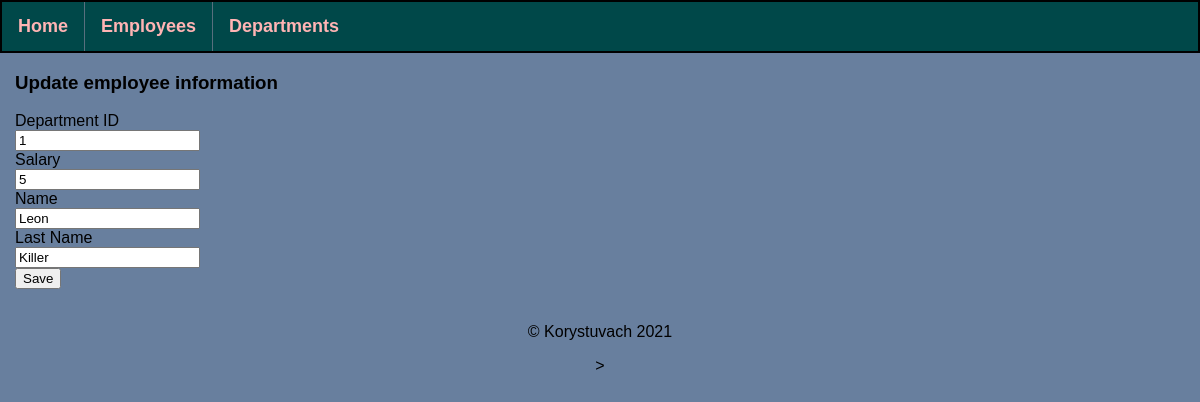
The app's page /employees/1/update, older data.
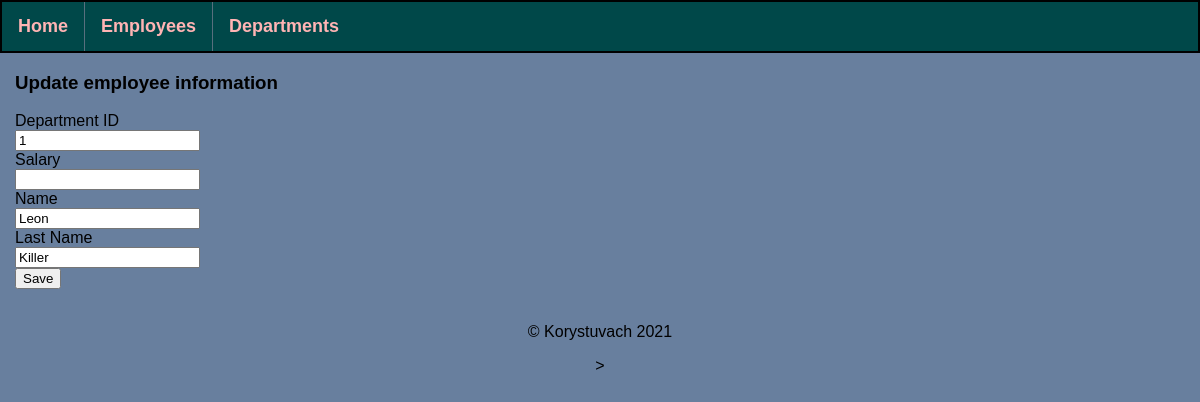
The same page, newer data.
### application/models.py (models this page shows, shortened)
class AllEmployees(db.Model):
    id = db.Column(db.Integer, primary_key=True)
    department_id = db.Column(db.Integer, db.ForeignKey('all_departments.id'), nullable=False)
    salary = db.Column(db.Integer, nullable=False)
    name = db.Column(db.String(30), nullable=False)
    lastname = db.Column(db.String(35), nullable=False)
    hire_date = db.Column(db.Date, default=date.today())

### application/routes.py (the view, shortened to what this page needs)
@app.route('/employees/<int:emp_id>/update', methods=["POST", "GET"])
def update_employee(emp_id):
    error = None
    title = "Update Employee info"
    employee_info = AllEmployees.query.get(emp_id)
    return render_template("update_employee.html",
                           employee_info=employee_info,
                           title=title
                           )

### application/templates/update_employee.html (shortened to what this page needs)
{% extends 'base.html' %}
{% block content %}
    <div>
        <h3>Update employee information</h3>
        <form method="POST">
            <label for="department_id">Department ID</label><br>
            <input type="number" name="department_id" id="department_id" value="{{ employee_info.department_id }}"><br>
            <label for="salary">Salary</label><br>
            <input type="number" name="salary" id="salary" value="{{ employee_info.salary }}"><br>
            <label for="name">Name</label><br>
            <input type="text" name="name" id="name" value="{{ employee_info.name }}"><br>
            <label for="lastname">Last Name</label><br>
            <input type="text" name="lastname" id="lastname" value="{{ employee_info.lastname }}"><br>
            <input type="submit" value="Save"><br>
        </form>
    </div>
{% endblock %}

Row changes from the older to the newer data that the page shows:
changed AllEmployees "Leon": salary "5" → (not shown)
